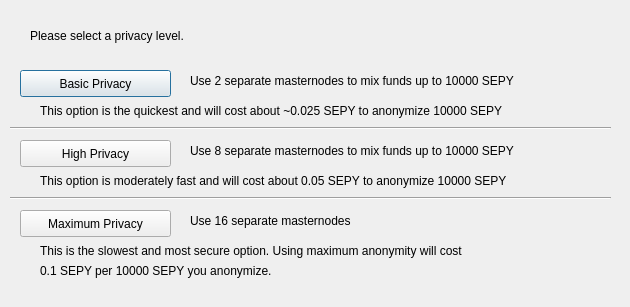
<?xml version="1.0" encoding="UTF-8"?>
<ui version="4.0">
 <class>ObfuscationConfig</class>
 <widget class="QDialog" name="ObfuscationConfig">
  <property name="geometry">
   <rect>
    <x>0</x>
    <y>0</y>
    <width>630</width>
    <height>307</height>
   </rect>
  </property>
  <property name="windowTitle">
   <string>Configure Obfuscation</string>
  </property>
  <widget class="QPushButton" name="buttonBasic">
   <property name="geometry">
    <rect>
     <x>20</x>
     <y>70</y>
     <width>151</width>
     <height>27</height>
    </rect>
   </property>
   <property name="text">
    <string>Basic Privacy</string>
   </property>
  </widget>
  <widget class="QPushButton" name="buttonHigh">
   <property name="geometry">
    <rect>
     <x>20</x>
     <y>140</y>
     <width>151</width>
     <height>27</height>
    </rect>
   </property>
   <property name="text">
    <string>High Privacy</string>
   </property>
  </widget>
  <widget class="QPushButton" name="buttonMax">
   <property name="geometry">
    <rect>
     <x>20</x>
     <y>210</y>
     <width>151</width>
     <height>27</height>
    </rect>
   </property>
   <property name="text">
    <string>Maximum Privacy</string>
   </property>
  </widget>
  <widget class="QLabel" name="label">
   <property name="geometry">
    <rect>
     <x>30</x>
     <y>20</y>
     <width>571</width>
     <height>31</height>
    </rect>
   </property>
   <property name="text">
    <string>Please select a privacy level.</string>
   </property>
  </widget>
  <widget class="QLabel" name="label_2">
   <property name="geometry">
    <rect>
     <x>190</x>
     <y>70</y>
     <width>421</width>
     <height>21</height>
    </rect>
   </property>
   <property name="text">
    <string>Use 2 separate masternodes to mix funds up to 10000 SEPY</string>
   </property>
  </widget>
  <widget class="QLabel" name="label_3">
   <property name="geometry">
    <rect>
     <x>190</x>
     <y>140</y>
     <width>411</width>
     <height>21</height>
    </rect>
   </property>
   <property name="text">
    <string>Use 8 separate masternodes to mix funds up to 10000 SEPY</string>
   </property>
  </widget>
  <widget class="QLabel" name="label_4">
   <property name="geometry">
    <rect>
     <x>190</x>
     <y>210</y>
     <width>421</width>
     <height>21</height>
    </rect>
   </property>
   <property name="text">
    <string>Use 16 separate masternodes</string>
   </property>
  </widget>
  <widget class="QLabel" name="label_6">
   <property name="geometry">
    <rect>
     <x>40</x>
     <y>100</y>
     <width>561</width>
     <height>21</height>
    </rect>
   </property>
   <property name="text">
    <string>This option is the quickest and will cost about ~0.025 SEPY to anonymize 10000 SEPY</string>
   </property>
  </widget>
  <widget class="QLabel" name="label_7">
   <property name="geometry">
    <rect>
     <x>40</x>
     <y>170</y>
     <width>561</width>
     <height>21</height>
    </rect>
   </property>
   <property name="text">
    <string>This option is moderately fast and will cost about 0.05 SEPY to anonymize 10000 SEPY</string>
   </property>
  </widget>
  <widget class="QLabel" name="label_8">
   <property name="geometry">
    <rect>
     <x>40</x>
     <y>240</y>
     <width>561</width>
     <height>21</height>
    </rect>
   </property>
   <property name="text">
    <string>This is the slowest and most secure option. Using maximum anonymity will cost</string>
   </property>
  </widget>
  <widget class="QLabel" name="label_9">
   <property name="geometry">
    <rect>
     <x>40</x>
     <y>260</y>
     <width>561</width>
     <height>21</height>
    </rect>
   </property>
   <property name="text">
    <string>0.1 SEPY per 10000 SEPY you anonymize.</string>
   </property>
  </widget>
  <widget class="Line" name="line">
   <property name="geometry">
    <rect>
     <x>10</x>
     <y>120</y>
     <width>601</width>
     <height>16</height>
    </rect>
   </property>
   <property name="orientation">
    <enum>Qt::Horizontal</enum>
   </property>
  </widget>
  <widget class="Line" name="line_2">
   <property name="geometry">
    <rect>
     <x>10</x>
     <y>190</y>
     <width>601</width>
     <height>16</height>
    </rect>
   </property>
   <property name="orientation">
    <enum>Qt::Horizontal</enum>
   </property>
  </widget>
 </widget>
 <resources/>
 <connections/>
</ui>
